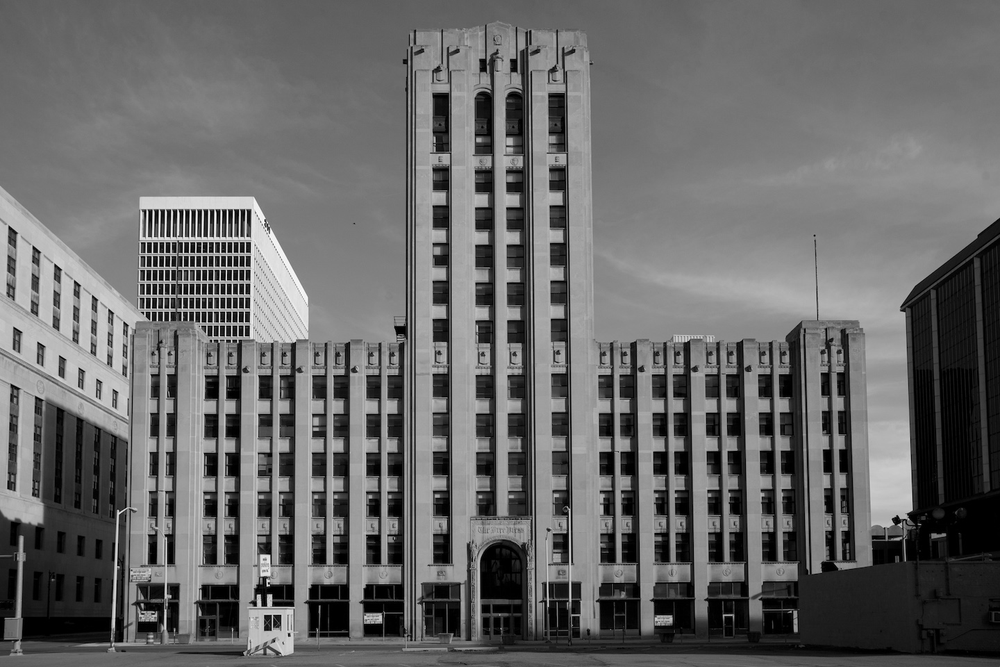
#> input picture PCA/original.png, 1000 x 667 px, shrunk from 1440 x 960 before the run, found by its file name
$ jupyter execute SVD_giam_chieu_du_lieu_hinh.ipynb
#> lines starting #> are read from the running program, lines starting #| are printed output that depends on the picture
https://machinelearningcoban.com/2017/06/07/svd/#-mot-vai-ung-dung-cua-svd

[cell 1]
import matplotlib.pyplot as plt
import numpy as np
from PIL import Image

[cell 2]
img = Image.open('original.png')
#> img is the input picture: PIL image 1000x667 L; min 0, max 255, mean 103.8
imggray = img.convert('LA')
plt.figure(figsize=(9, 6))
plt.imshow(imggray);

[cell 3]
imgmat = np.array(list(imggray.getdata(band=0)), float)
imgmat.shape = (imggray.size[1], imggray.size[0])
imgmat.shape
#> Out = (667, 1000)

[cell 4]
from scipy.linalg import svd

[cell 5]
U, sigma, V = svd(imgmat)
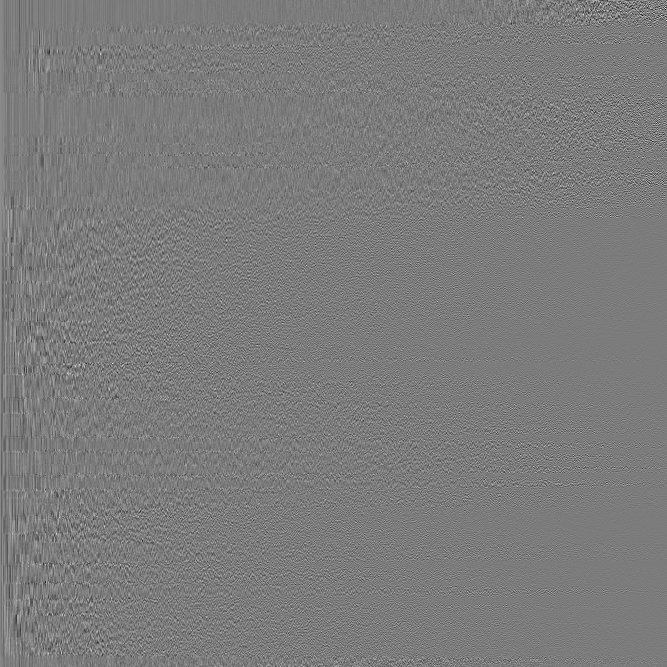
#> U: shape (667, 667) float64; min -0.339, max 0.357, mean 6.97e-05; drawn with min black and max white
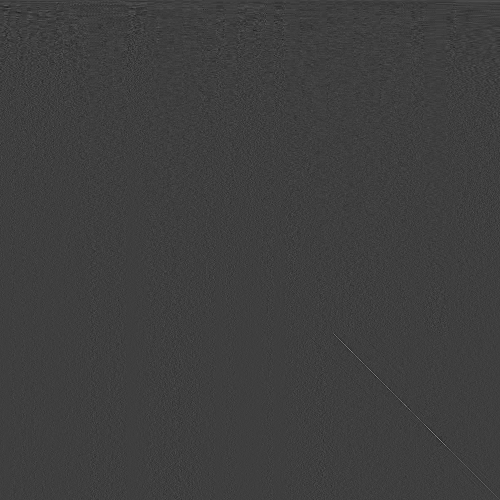
#> V: shape (1000, 1000) float64 (shown at 1/2 size); min -0.231, max 0.708, mean 3.7e-05; drawn with min black and max white
#> sigma = 667 values, max 89402 at index 0, min 6.33 at index 666, mean 543.1

[cell 6]
k = 100 # giam chieu: 100
reconstimg = np.matrix(U[:, :k]) * np.diag(sigma[:k]) * np.matrix(V[:k, :])
plt.imshow(reconstimg, cmap='gray');

[cell 7]
for i in range(10, 101, 30):
    reconstimg = np.matrix(U[:, :i]) * np.diag(sigma[:i]) * np.matrix(V[:i, :])
    plt.imshow(reconstimg, cmap='gray')
    title = "n = %s" % i
    plt.title(title)
    plt.show()
#> this loop made 4 passes
#> pass 1, `reconstimg = np.matrix(U[:, :i]) * np.diag(sigma[:i]) * np.matrix(V[:i..`:
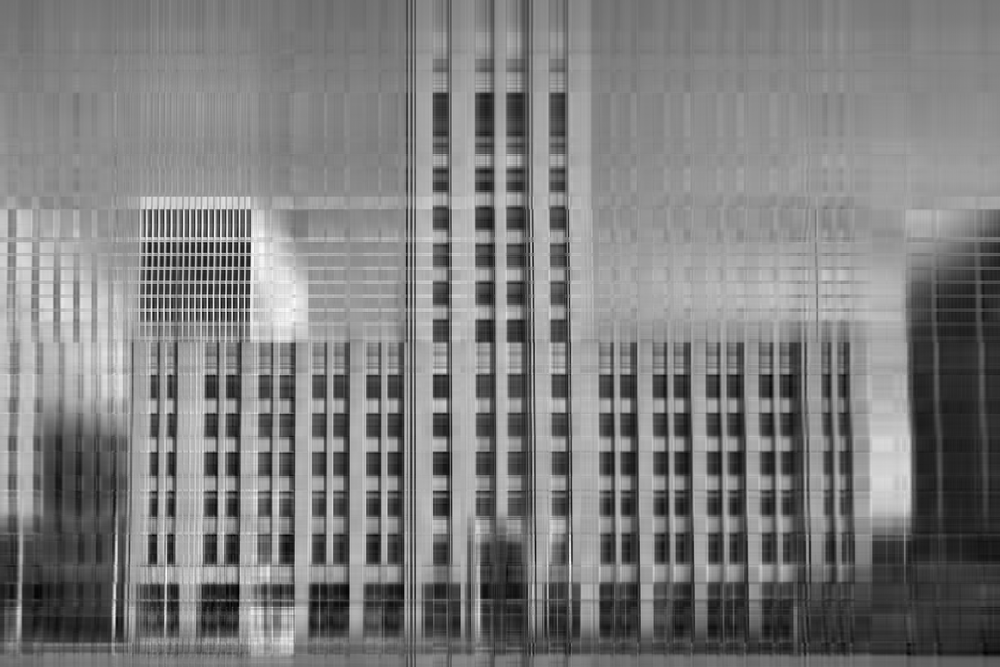
#> reconstimg: shape (667, 1000) float64; min -33.91, max 245.2, mean 103.7; drawn with min black and max white
#> pass 2, `reconstimg = np.matrix(U[:, :i]) * np.diag(sigma[:i]) * np.matrix(V[:i..`:
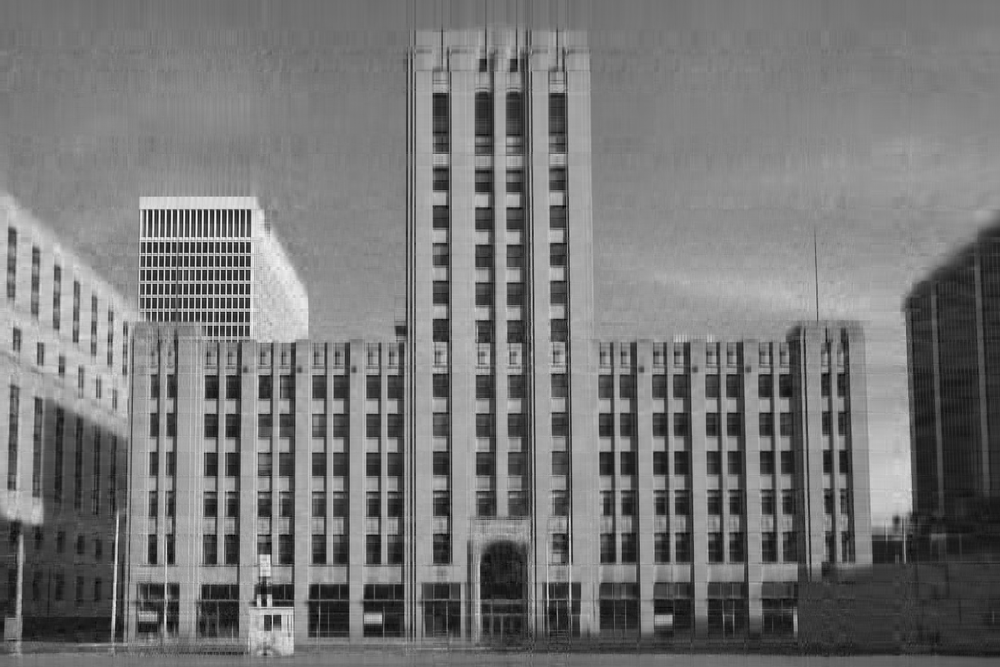
#> reconstimg: shape (667, 1000) float64; min -35.24, max 261.5, mean 103.8; drawn with min black and max white
